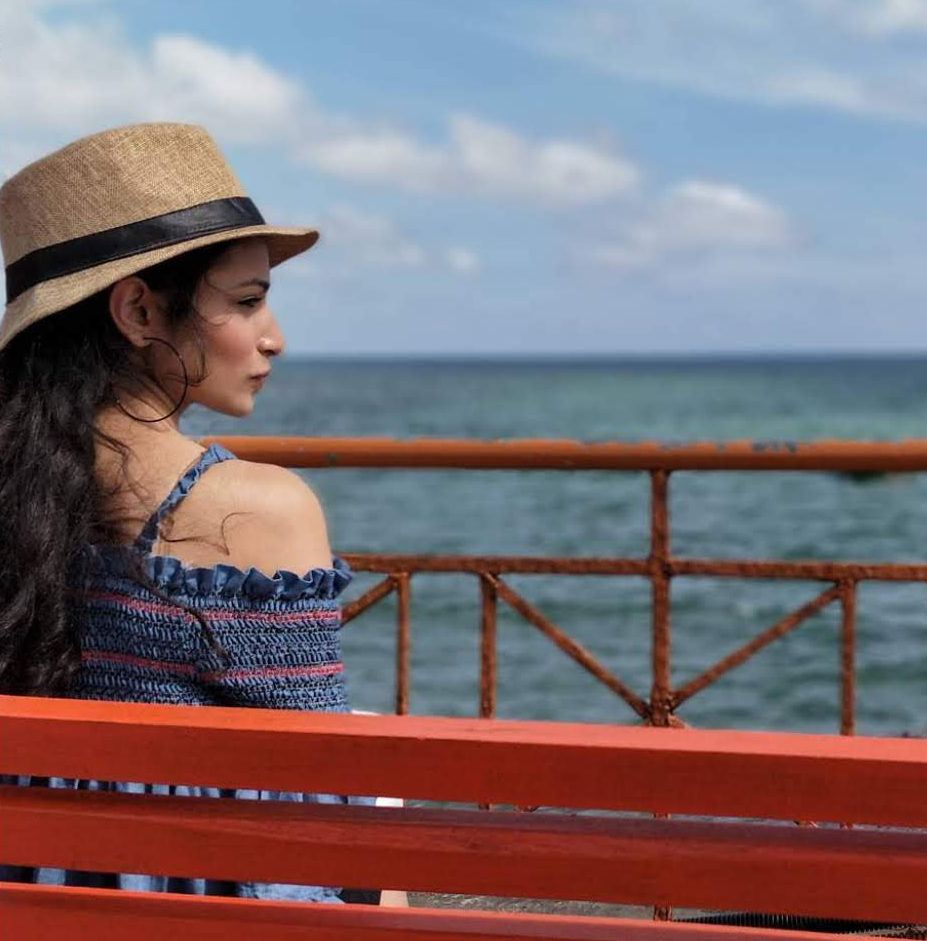
#> input picture 3_QRNG_Image_Encryption/monolithic_versions/v1_base/mitu.png, 927 x 941 px
$ python -i final_all_conflict_1.py   (imports and definitions only)
#> lines starting #> are read from the running program, lines starting #| are printed output that depends on the picture
#> further down, picture is the input picture: PIL image 927x941 RGBA; mean R, G, B, A 124.3, 109.8, 115.1, 255
import numpy as np
import cv2, os, json, base64, time
from PIL import Image
from skimage.util import random_noise

# =========================================================
# PATHS
# =========================================================
BASE = os.path.dirname(os.path.abspath(__file__))
IMG_PATH = os.path.join(BASE, "mitu.png")
QRNG_PATH = os.path.join(BASE, "QRNG.txt")
KEY_PATH = os.path.join(BASE, "key.txt")
OUT_DIR = os.path.join(BASE, "results")
# [1 line not run here, left out]

# =========================================================
# METRICS
# =========================================================


def mse(a,b): return np.mean((a.astype(float)-b.astype(float))**2)
def psnr(a,b): return np.inf if mse(a,b)==0 else 10*np.log10(255**2/mse(a,b))

# [5 lines left out: function entropy, not called in this run]

def corr(a,b):
    return np.corrcoef(a.flatten(),b.flatten())[0,1]

def save_stage(arr, name):
    cv2.imwrite(os.path.join(OUT_DIR, name), arr)

# =========================================================
# LOAD QRNG BITS → BYTES
# =========================================================
# [2 lines not run here, left out]

# [1 line that did not run here, left out]
# [4 lines that did not run here, left out]

# =========================================================
# FISHER–YATES SHUFFLE (SAFE INTEGER VERSION)
# =========================================================
# [9 lines left out: function fisher_yates_shuffle, not called in this run]

# =========================================================
# CRYPTO CLASS
# =========================================================
class RubikCubeCrypto:

    def __init__(self, image):
        self.img = image.convert("RGB")
        self.arr = np.array(self.img,dtype=np.uint8)
        self.work = self.arr.copy()
        self.m,self.n = self.arr.shape[:2]
#> self.m = 941; self.n = 927
#> in save_stage, `cv2.imwrite(os.path.join(OUT_DIR, name), arr)`:
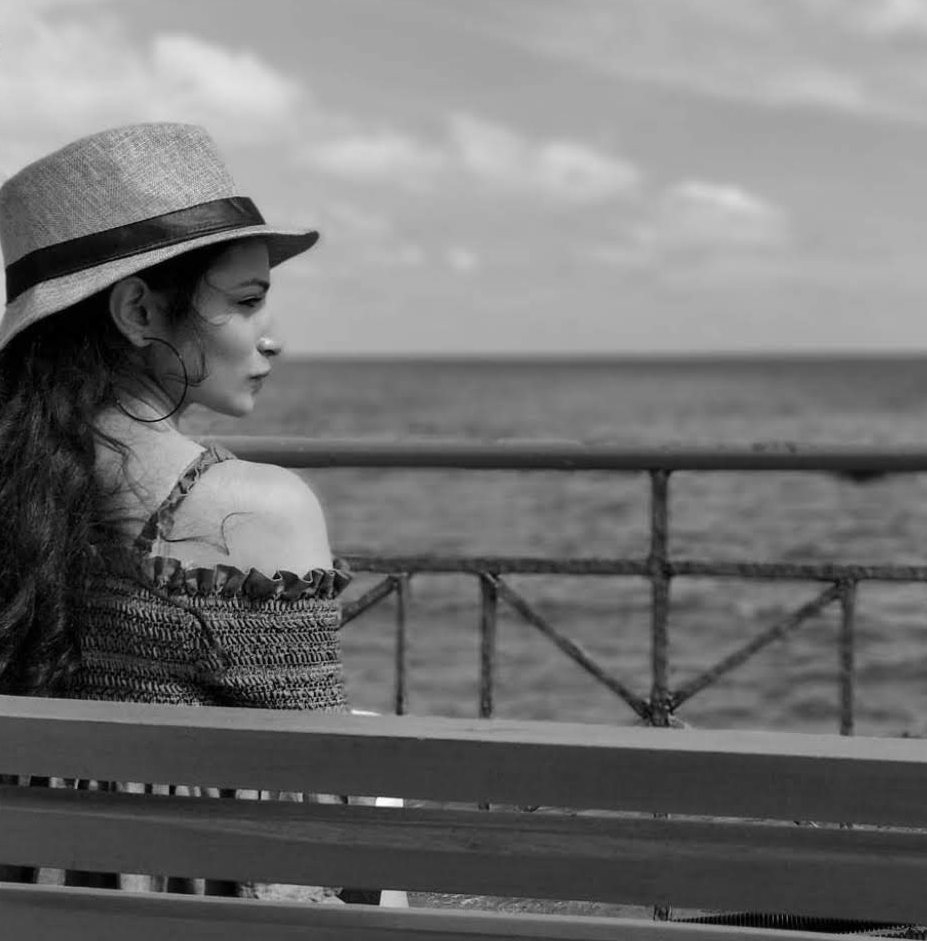
#> saved as 01_enc_start.png: shape (941, 927); min 0, max 254, mean 114.7

    # ---------------- KEY ----------------
    # [24 lines left out: functions create_key, load_key, not called in this run]

    # ---------------- BLOCK PERMUTATION ----------------
    def block_permute(self, block=8):
#> called with block = 8
        self.block = block
        h, w = self.m//block, self.n//block
#> h = 117; w = 115
        blocks = []

        for i in range(h):
            for j in range(w):
                blocks.append(self.work[i*block:(i+1)*block,
                                         j*block:(j+1)*block].copy())
#> after the loop, blocks = 13455 items

        indices = list(range(len(blocks)))
#> indices = 13455 values from 0 to 13454
#> (the run stopped early here; a loop or call above may not have finished)
